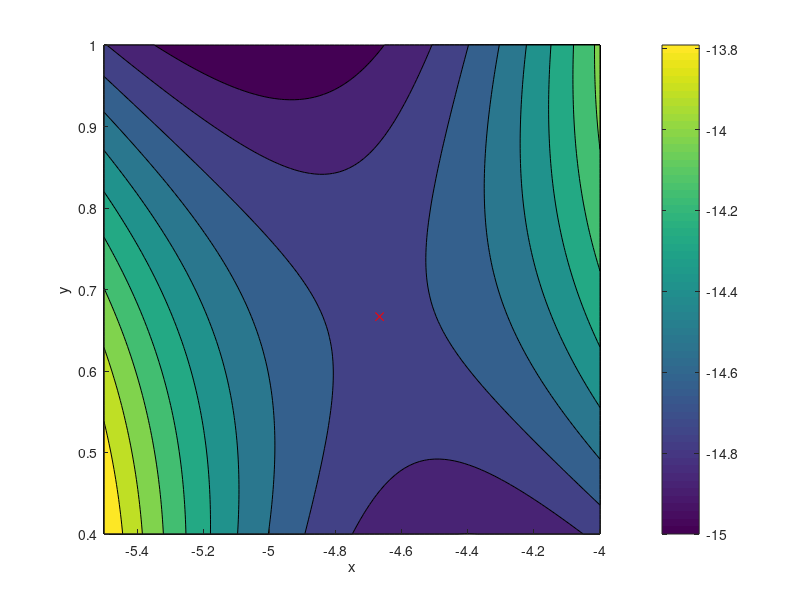
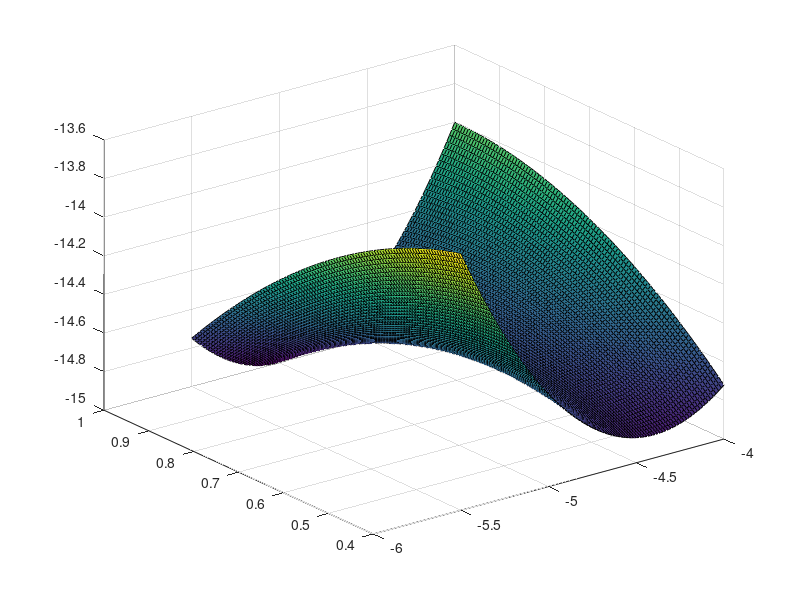

Write the MATLAB code that produced these figures, in order.
% Created on Mon Apr 04 2022
% @author: Guokai Li

x = linspace(-5.5, -4, 100);
y = linspace(0.4, 1, 100);
[X, Y] = meshgrid(x, y);
Z = 8*X + 12*Y + 2*X.*Y + X.^2 - 2*Y.^2;
figure;
hold on;
contourf(X, Y, Z, 10);
plot(-14/3, 2/3, 'rx');
colorbar();
xlabel('x');
ylabel('y');
hold off;

figure;
surf(X, Y, Z);
hold on;
plot3(-14/3, 2/3, -44/3, 'rx')
hold off;